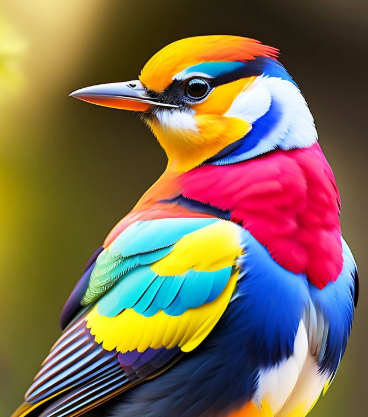
#> input picture open-cv tutorials/bird.png, 368 x 417 px
$ python edge_detection.py
#> lines starting #> are read from the running program, lines starting #| are printed output that depends on the picture; after the words box and inside, x2 and y2 are one past the last pixel; in counts of white or black regions, pixels touching at a corner belong together
import os
import cv2
import numpy as np

# read image
image_path = 'bird.png'
img = cv2.imread(image_path)
#> img is the input picture: shape (417, 368, 3); mean B, G, R 81.8, 106.6, 126.4

# edge detection using canny
img_rdge = cv2.Canny(img,100,200)
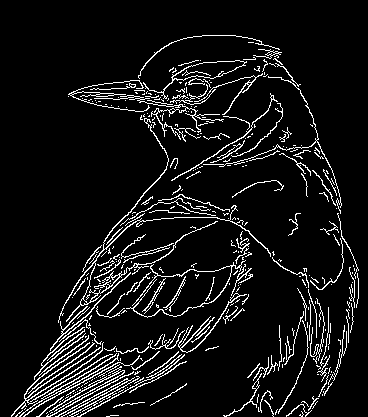
#> img_rdge: shape (417, 368); 7.9% white in thin lines or dots, all inside (x1, y1, x2, y2) = (11, 35, 359, 417)


# make image edge borders thicker
img_edge_d = cv2.dilate(img_rdge, np.ones((5,5), dtype=np.int8))
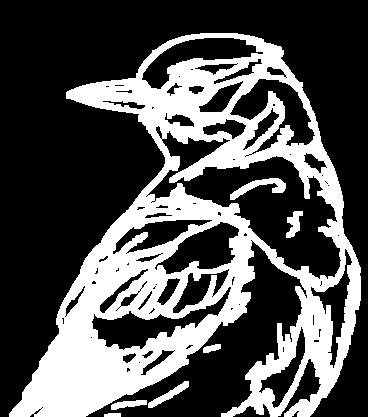
#> img_edge_d: shape (417, 368); 32.1% white; 7 white regions, largest, box (x1, y1, x2, y2) and area: (9, 33, 361, 417) 47913, (230, 178, 286, 200) 452, (148, 381, 189, 408) 304

img_edge_e = cv2.erode(img_edge_d, np.ones((5,5), dtype=np.int8))
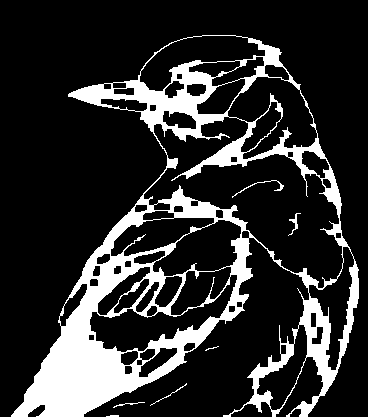
#> img_edge_e: shape (417, 368); 18.4% white; 7 white regions (1 under 20 px), largest, box (x1, y1, x2, y2) and area: (11, 35, 359, 417) 27980, (232, 180, 284, 198) 92, (288, 213, 301, 236) 70, (150, 383, 187, 406) 48, (113, 402, 145, 408) 41, (106, 415, 119, 417) 22


# visualize the image
cv2.imshow('image',img)
cv2.imshow('img_rdge',img_rdge)
cv2.imshow('img_edge_d',img_edge_d)
cv2.imshow('img_edge_e',img_edge_e)
cv2.waitKey(0)
